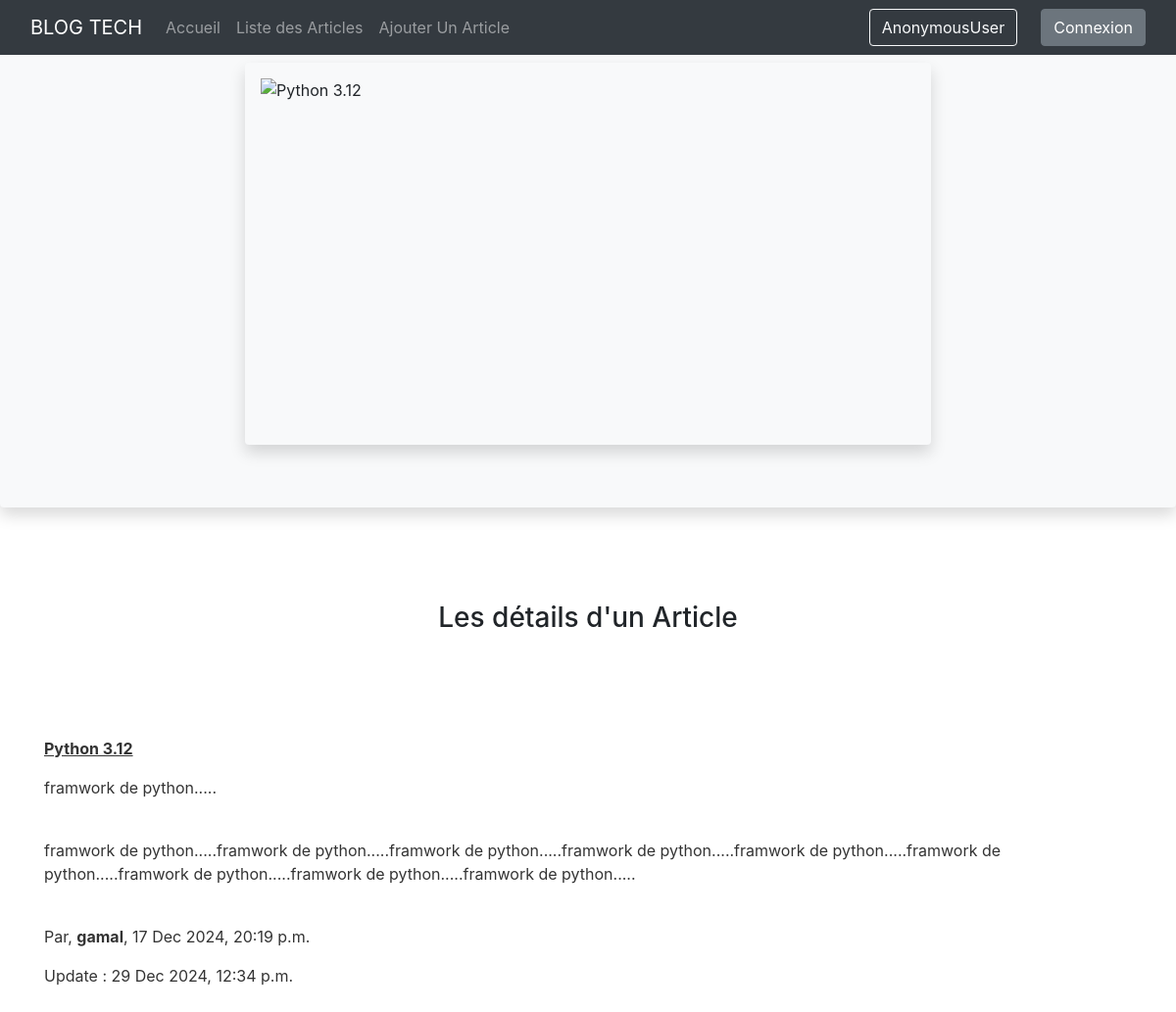
The page /blog/details/29/ on the database its author committed.
### blog/models.py (models this page shows, shortened)
class Article(models.Model):
  title = models.CharField(max_length=100)
  summary = models.TextField(max_length=500)
  content = models.TextField()
  author = models.ForeignKey(User, on_delete=models.CASCADE, default=1)
  date_create = models.DateTimeField(auto_now_add=True)
  date_updat = models.DateTimeField(auto_now=True)
  image = CloudinaryField('image', null=True) #cloudinary

### blog/views.py (the view)
# urls.py: path('details/<int:id>/', views.details_views, name="page2"),
def details_views(request, id):
  article = get_object_or_404(Article, id=id)
  return render(request, "page_s/details_article.html", {"article":article})

### templates/page_s/details_article.html (shortened to what this page needs)
{% extends "base.html" %}
{% block content %}
{% include 'partials/navbar.html' %}
<div class="contai mb-5 mt-5">
  <div class="image-details shadow p-3 mb-5 bg-body-tertiary rounded">
    {% if article.image %}
      <img src="{{ article.image.url }}" alt="{{ article.title }}" class="img-fluid p-0 shadow p-3 mb-5 bg-body-tertiary rounded" style="width: 700px; height: 390px">
    {% else %}
      <p>Pas d'image</p>
    {% endif %}
  </div>
  <div class="pb-5">
    <h3 class="text-center pt-5">Les détails d'un Article</h3>
  </div>
  <div class="container">
    <div class="pt-5">
      <p><u><b> {{ article.title }} </b></u></p>
      <p>{{ article.summary }}</p></br>
      <p>{{ article.content }}</p></br>
      <p>Par, <strong>{{ article.author }}</strong>, {{ article.date_create|date:"d M Y, H:i a" }}
      <p>Update : {{ article.date_updat|date:"d M Y, H:i a" }}</p></br>
    </div>
  </div>
</div>
{% endblock %}

### static/css/style.css (style rules this page uses)
body { background: white; }
.image-details { display: flex; justify-content: center; align-items: center; height: 50%; }
.image-details img { width: 55%; height: 50%; margin: auto; }
p { color: rgba(0, 0, 0, 0.801); }

### rows shown on the page
Article: title "Python 3.12", summary "framwork de python.....", content "framwork de python.....framwork de python.....framwork de python.....framwork de python.....framwork de python.....framwork de python.....framwork de python.....framwork de python.....framwork de python.....", author "gamal", date_create "17 Dec 2024, 20:19 p.m.", date_updat "29 Dec 2024, 12:34 p.m."

### other values the page prints
{{ user }} "AnonymousUser"
